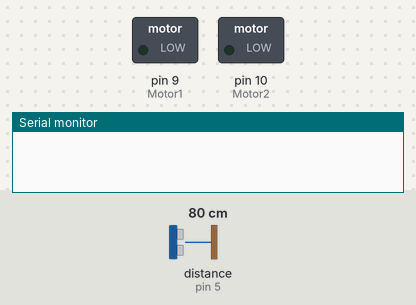
This sketch was run on a simulated Arduino Uno, built with avr-gcc and run on an emulated ATmega328P. On the bench: switched loads named in the sketch (green lamp = pin HIGH), the last lines printed to the serial monitor. Wiring (inferred from the names in the program): ultrasonic range finder: trigger pin 4; echo pin 5. The inputs (shaded band) are chosen by the test bench; at power-on: distance to the obstacle (sensor on pin 5) 80 cm. The echo pulse lasts 58.3 µs per cm; pins used as bus, display or sensor lines are not drawn.

Above: at 0.1 s.
At 0.6 s:
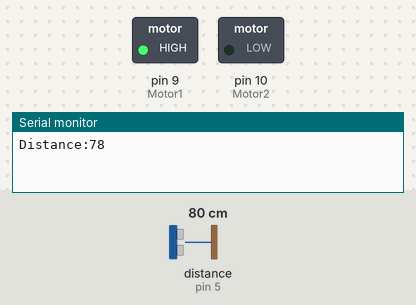
Timing chart, 0 to 2.1 s (numbered marks = the images above):
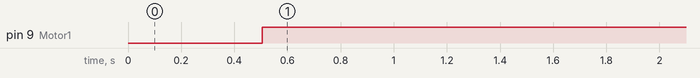

Measured:
- by itself, pin 9 (Motor1): LOW → HIGH at 0.51 s

The sketch:

Method_1.ino
```cpp
int trigger = 4;
int echopin = 5;
int Motor1 = 9;
int Motor2 = 10;

int duration;
int distance;
void setup() {
    pinMode(Motor1, OUTPUT);
     pinMode(Motor2, OUTPUT);
/* When the Arduino writes HIGH to trigger pin, sonar
will generate ultra- sound. Hence trigger pin has to
configure for OUTPUT */
pinMode(trigger, OUTPUT);
/* echo pin of the sonar will go high when it receives
the transmitted sound from the sonar. So echo pin has
to be read for knowing the pin status. So echo pin has to
be configured for INPUT */
pinMode(echopin, INPUT);
digitalWrite(trigger, LOW);
Serial.begin(9600);
/*configure the serial monitor for
printing the distance. */
}
void loop() {
delay(500);
 /* Keeping some delay before starts
transmitting the sound. */
/* Following code will produce ultrasound for 10
microseconds by providing HIGH
pulse for 10 microseconds */
digitalWrite(trigger, HIGH);
delayMicroseconds(10);
digitalWrite(trigger, LOW);
/* PulseIn returns the length of the pulse in echo pin.
It reads the state of the echo pin. Here it waits for the
echo pin state to go from LOW to HIGH.*/
duration = pulseIn(echopin, HIGH);
distance = duration * 0.0340/2;
Serial.print("Distance:");

Serial.println(distance);
if (distance <= 100) {
  digitalWrite(Motor1, HIGH);
     digitalWrite(Motor2, LOW);
     delay(500); //wait for robot to make a right turn.
} else {
digitalWrite(Motor1, HIGH);
digitalWrite(Motor2, LOW);
}
}
```
